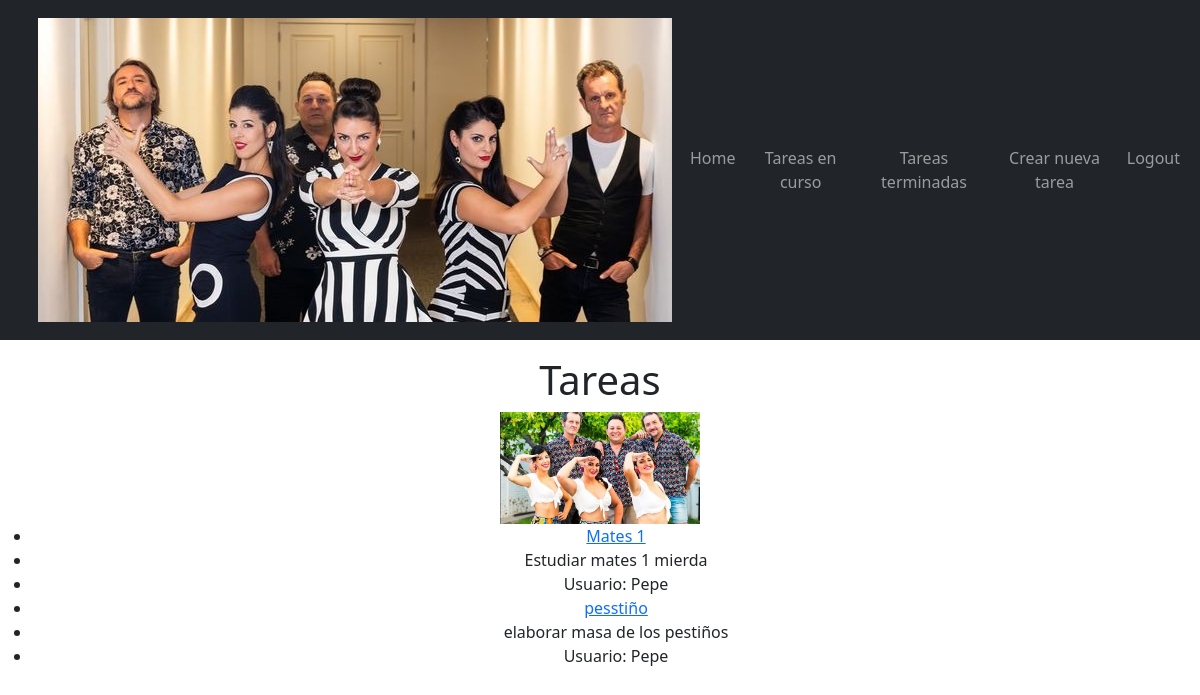
Page /tasks/ (signed in) on the committed database.
### task/models.py (models this page shows, shortened)
class Tarea(models.Model):
    title = models.CharField(max_length=100)
    description = models.TextField(blank=True)
    created = models.DateTimeField(auto_now_add=True)
    datecompleted = models.DateTimeField(null=True, blank=True)
    important = models.BooleanField(default=False)
    user = models.ForeignKey(User, on_delete=models.CASCADE)

### task/views.py (the view)
# urls.py: path('tasks/', views.task, name="tasks"),
@login_required
def task(request):
    tarea = Tarea.objects.filter(user=request.user, datecompleted__isnull=True)
    return render(request, "tasks.html", {
        'tareas': tarea
    })

### task/templates/tasks.html (shortened to what this page needs)
<head>
</head>
<body>
    {% extends "base.html" %}
    {% load static %}
    {% block content %}
    <h1> Tareas </h1>
    <img src='{% static "verano_1.png" %}' width="200">
    <ul>
        {% for t in tareas %}
            <li>
                <a href="{% url 'tarea_detail' t.id %}">
                     {{t.title}}
                </a>
            </li>
            <li><a> {{t.description}} </a></li>
            <li><a> Usuario:  {{t.user}} </a></li>
            {% endfor %}
    </ul>
    {% endblock %}

### rows in the picture
Tarea: title "Mates 1", description "Estudiar mates 1 mierda", user "Pepe"
Tarea: title "pesstiño", description "elaborar masa de los pestiños", user "Pepe"
